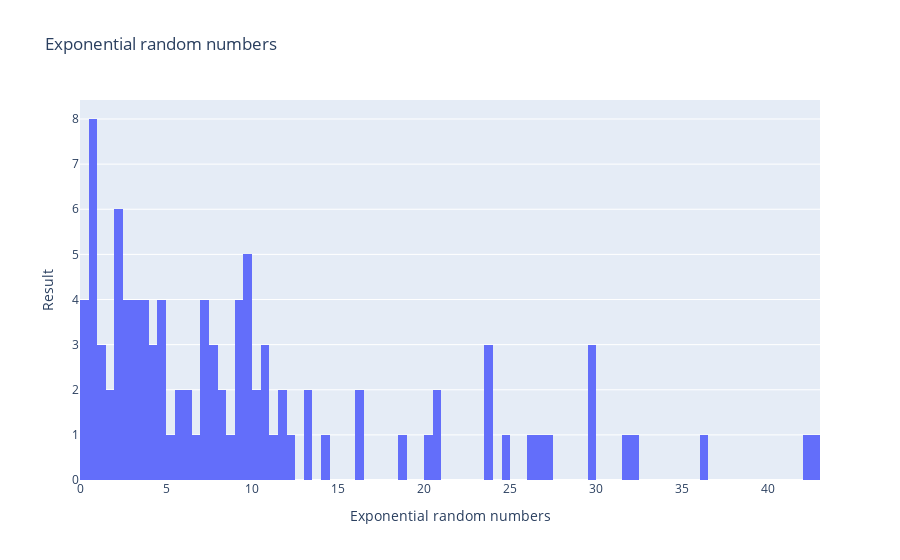
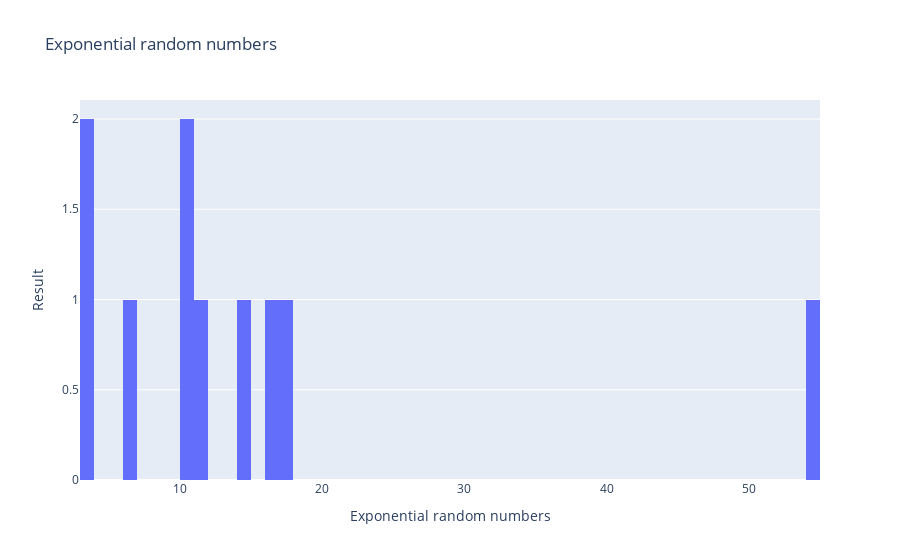

Notebook source saved alongside these figures, in order:
### Code cell
fig = px.histogram(
        exp_100, 
        x=exp_100,
        title='Exponential random numbers',
        labels={'Exponential random numbers': 'Exponential random numbers', 'count': 'Random Numbers'},
        nbins=100
    )
    
fig.update_layout(
        xaxis_title="Exponential random numbers",
        yaxis_title="Result",
        showlegend=False
    )
    
fig.show()

fig = px.histogram(
        exp_10, 
        x=exp_10,
        title='Exponential random numbers',
        labels={'Exponential random numbers': 'Exponential random numbers', 'count': 'Random Numbers'},
        nbins=100
    )
    
fig.update_layout(
        xaxis_title="Exponential random numbers",
        yaxis_title="Result",
        showlegend=False
    )
    
fig.show()

### Figure 1 — Plotly figure (JSON) as saved in the notebook; plotly's stock layout.template omitted (floating-point values rounded to 4 significant figures)
{"data": [{"bingroup": "x", "hovertemplate": "x=%{x}<br>count=%{y}<extra></extra>", "legendgroup": "", "marker": {"color": "#636efa", "pattern": {"shape": ""}}, "name": "", "nbinsx": 100, "orientation": "v", "showlegend": false, "type": "histogram", "x": [9.981, 18.67, 4.415, 8.563, 16.49, 36.09, 31.56, 0.2863, 10.12, 0.9891, 0.796, 9.312, 9.4, 9.67, 12.44, 0.1806, 2.581, 6.966, 27.45, 1.092, 3.727, 2.245, 23.98, 23.8, 6.483, 2.102, 7.37, 20.63, 2.333, 10.52, 8.207, 3.519, 26.03, 4.728, 7.689, 4.86, 5.901, 0.7046, 11.9, 10.15, 1.351, 5.674, 9.955, 42.3, 3.189, 24.88, 2.06, 3.693, 0.6812, 20.49, 1.449, 2.003, 2.791, 29.6, 0.9094, 29.87, 16.12, 2.47, 5.112, 3.347, 13.29, 3.577, 4.517, 0.7428, 14.35, 4.163, 11.84, 4.024, 10.73, 23.89, 20.85, 9.227, 6.032, 26.68, 10.87, 1.844, 0.5051, 4.851, 3.391, 7.205, 42.81, 13.03, 32.44, 0.2365, 3.495, 1.611, 29.62, 9.829, 2.744, 9.481, 7.994, 8.035, 7.146, 7.861, 0.9292, 11.2, 0.09963, 7.459, 2.856, 9.839], "xaxis": "x", "yaxis": "y"}], "layout": {"barmode": "relative", "legend": {"tracegroupgap": 0}, "showlegend": false, "title": {"text": "Exponential random numbers"}, "xaxis": {"anchor": "y", "domain": [0, 1], "title": {"text": "Exponential random numbers"}}, "yaxis": {"anchor": "x", "domain": [0, 1], "title": {"text": "Result"}}}}

### Figure 2 — Plotly figure (JSON) as saved in the notebook; plotly's stock layout.template omitted (floating-point values rounded to 4 significant figures)
{"data": [{"bingroup": "x", "hovertemplate": "x=%{x}<br>count=%{y}<extra></extra>", "legendgroup": "", "marker": {"color": "#636efa", "pattern": {"shape": ""}}, "name": "", "nbinsx": 100, "orientation": "v", "showlegend": false, "type": "histogram", "x": [54.33, 10.61, 17.53, 3.455, 6.274, 10.2, 14.54, 3.931, 16.67, 11.51], "xaxis": "x", "yaxis": "y"}], "layout": {"barmode": "relative", "legend": {"tracegroupgap": 0}, "showlegend": false, "title": {"text": "Exponential random numbers"}, "xaxis": {"anchor": "y", "domain": [0, 1], "title": {"text": "Exponential random numbers"}}, "yaxis": {"anchor": "x", "domain": [0, 1], "title": {"text": "Result"}}}}
